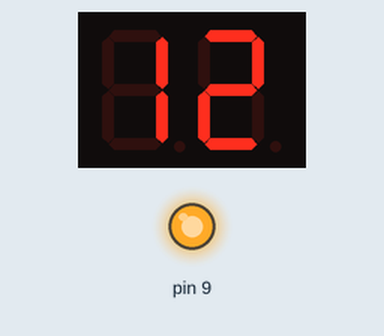
This sketch was run on a simulated Arduino Uno, built with avr-gcc and run on an emulated ATmega328P. Shown: 2-digit seven-segment display, output pins drawn as LEDs (lit = HIGH). Wiring (inferred from the names in the program): 2-digit 7-segment display, segments lit when HIGH: segments pin 2, pin 3, pin 4, pin 5, pin 6, pin 7, pin 8; digit selects pin 11, pin 12. The segment pins are drawn as the display they are named for; pins used as bus, display or sensor lines are not drawn.

Above: at 0.1 s.
At 9.2 s:
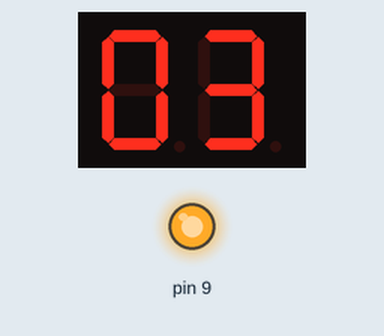
At 19.4 s:
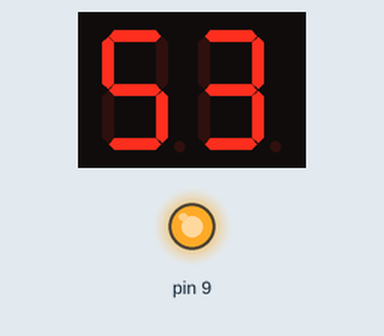
At 37.6 s:
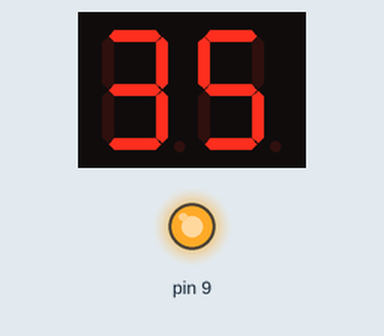
Timing chart, 0 to 39.1 s (numbered marks = the images above):
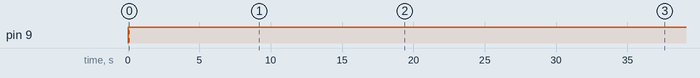

The sketch:

Cronometro_2_Digitos_Display.ino
```cpp
// Constantes que asignan un segmento del display a un PIN de Arduino
#define SEG_A 2
#define SEG_B 3
#define SEG_C 4
#define SEG_D 5
#define SEG_E 6
#define SEG_F 7
#define SEG_G 8
#define SEG_DP 9

// Configuramos todos los pines para el display y los pulsadores
void setup() {
  for (int i=11; i<13; i++)
    pinMode(i, OUTPUT);
  for (int i=2; i<10; i++)
    pinMode(i, OUTPUT);
}


void loop() {

  static byte unidades_segundos = 2;
  static byte decenas_segundos = 1;

  decenas_segundos = actualiza_decenas_segundos(unidades_segundos, decenas_segundos);
  unidades_segundos = actualiza_segundos(unidades_segundos);


  digitalWrite(12, HIGH);
  imprime_7_segmentos( decenas_segundos);
  delay(8);
  digitalWrite(12, LOW);
  digitalWrite(11, HIGH);
  imprime_7_segmentos( unidades_segundos);
  delay(8);
  digitalWrite(11, LOW);
  digitalWrite(9,HIGH);

}


byte actualiza_segundos(byte unidades_segundos){
    static unsigned long tiempo = 0;
    if (millis() - tiempo >= 1000){
      if ( unidades_segundos != 0){
        unidades_segundos--;
        tiempo = millis();
      }
      else if ( unidades_segundos == 0){
        unidades_segundos = 9;
        tiempo = millis();
      }
    }
    return unidades_segundos;
}


byte actualiza_decenas_segundos(byte unidades_segundos, byte decenas_segundos){
    static unsigned long tiempo = 0;
    if (millis() - tiempo >= 1000){
      if( unidades_segundos == 9 && decenas_segundos != 0 ){
        decenas_segundos--;
        tiempo = millis();
      }
      else if( unidades_segundos == 9 && decenas_segundos == 0){
        decenas_segundos = 5;
        tiempo = millis();
      }
    }
    return decenas_segundos;
}


// Funcion que indica los numeros del 1 al 9 y las letras de la A hasta la F
void imprime_7_segmentos(int num) {

  switch (num) {

    case 0:
      digitalWrite(SEG_A, HIGH);
      digitalWrite(SEG_B, HIGH);
      digitalWrite(SEG_C, HIGH);
      digitalWrite(SEG_D, HIGH);
      digitalWrite(SEG_E, HIGH);
      digitalWrite(SEG_F, HIGH);
      digitalWrite(SEG_G, LOW);
      break;

    case 1:
      digitalWrite(SEG_A, LOW);
      digitalWrite(SEG_B, HIGH);
      digitalWrite(SEG_C, HIGH);
      digitalWrite(SEG_D, LOW);
      digitalWrite(SEG_E, LOW);
      digitalWrite(SEG_F, LOW);
      digitalWrite(SEG_G, LOW);
      break;

    case 2:
      digitalWrite(SEG_A, HIGH);
      digitalWrite(SEG_B, HIGH);
      digitalWrite(SEG_C, LOW);
      digitalWrite(SEG_D, HIGH);
      digitalWrite(SEG_E, HIGH);
      digitalWrite(SEG_F, LOW);
      digitalWrite(SEG_G, HIGH);
      break;

    case 3:
      digitalWrite(SEG_A, HIGH);
      digitalWrite(SEG_B, HIGH);
      digitalWrite(SEG_C, HIGH);
      digitalWrite(SEG_D, HIGH);
      digitalWrite(SEG_E, LOW);
      digitalWrite(SEG_F, LOW);
      digitalWrite(SEG_G, HIGH);
      break;

    case 4:
      digitalWrite(SEG_A, LOW);
      digitalWrite(SEG_B, HIGH);
      digitalWrite(SEG_C, HIGH);
      digitalWrite(SEG_D, LOW);
      digitalWrite(SEG_E, LOW);
      digitalWrite(SEG_F, HIGH);
      digitalWrite(SEG_G, HIGH);
      break;

    case 5:
      digitalWrite(SEG_A, HIGH);
      digitalWrite(SEG_B, LOW);
      digitalWrite(SEG_C, HIGH);
      digitalWrite(SEG_D, HIGH);
      digitalWrite(SEG_E, LOW);
      digitalWrite(SEG_F, HIGH);
      digitalWrite(SEG_G, HIGH);
      break;

    case 6:
      digitalWrite(SEG_A, HIGH);
      digitalWrite(SEG_B, LOW);
      digitalWrite(SEG_C, HIGH);
      digitalWrite(SEG_D, HIGH);
      digitalWrite(SEG_E, HIGH);
      digitalWrite(SEG_F, HIGH);
      digitalWrite(SEG_G, HIGH);
      break;

    case 7:
      digitalWrite(SEG_A, HIGH);
      digitalWrite(SEG_B, HIGH);
      digitalWrite(SEG_C, HIGH);
      digitalWrite(SEG_D, LOW);
      digitalWrite(SEG_E, LOW);
      digitalWrite(SEG_F, LOW);
      digitalWrite(SEG_G, LOW);
      break;

    case 8:
      digitalWrite(SEG_A, HIGH);
      digitalWrite(SEG_B, HIGH);
      digitalWrite(SEG_C, HIGH);
      digitalWrite(SEG_D, HIGH);
      digitalWrite(SEG_E, HIGH);
      digitalWrite(SEG_F, HIGH);
      digitalWrite(SEG_G, HIGH);
      break;

    case 9:
      digitalWrite(SEG_A, HIGH);
      digitalWrite(SEG_B, HIGH);
      digitalWrite(SEG_C, HIGH);
      digitalWrite(SEG_D, LOW);
      digitalWrite(SEG_E, LOW);
      digitalWrite(SEG_F, HIGH);
      digitalWrite(SEG_G, HIGH);
      break;

    default:
      digitalWrite(SEG_A, LOW);
      digitalWrite(SEG_B, LOW);
      digitalWrite(SEG_C, LOW);
      digitalWrite(SEG_D, LOW);
      digitalWrite(SEG_E, LOW);
      digitalWrite(SEG_F, LOW);
      digitalWrite(SEG_G, LOW);
      break;
    }
}
```

Measured:
- by itself, pin 9: LOW → HIGH at 0.02 s
- what the display in image 0 shows lasts 1.1 s, from 0.0 s to 1.1 s
